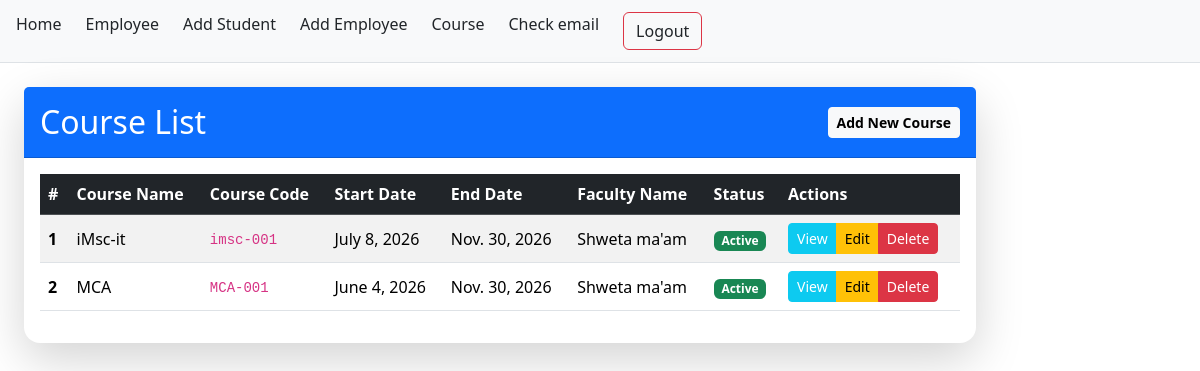
The app's page /course_list, older data.
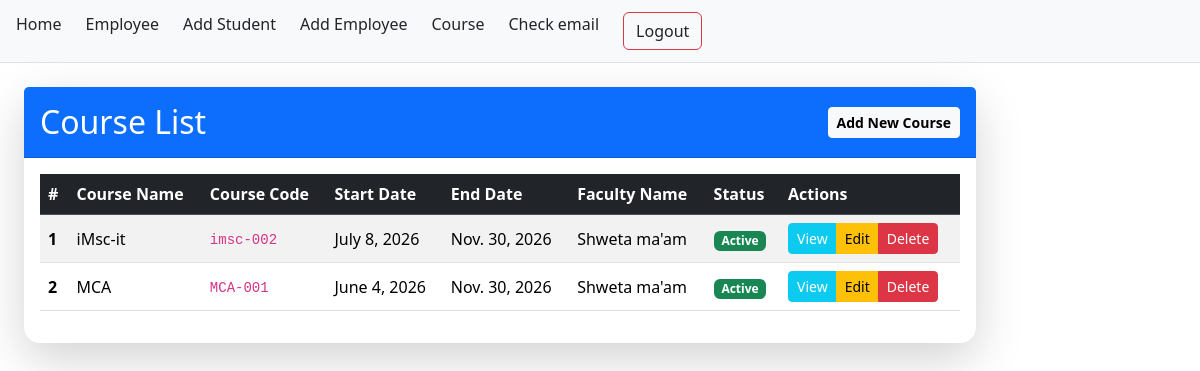
The same page, newer data.
### student/models.py (models this page shows, shortened)
class Course(models.Model):
    c_name=models.CharField(max_length=50)
    c_code=models.CharField(max_length=20,unique=True)
    start_date=models.DateField()
    end_date=models.DateField()
    faculty_name=models.CharField(max_length=50)
    is_active=models.BooleanField(default=True)

### student/views.py (the view)
# urls.py: path('course_list',CourseListView.as_view(),name='course_list'),
class CourseListView(ListView):
    model=Course
    template_name='course_crud/course_list.html'
    context_object_name='courses'
    def get_queryset(self):
        query=self.request.GET.get('q')
        if query:
            return Course.objects.filter(
                course_name_icontains=query
            )
        return Course.objects.all()

### student/templates/course_crud/course_list.html
{% extends 'base.html' %}
{% block content %}
<div class="card shadow-lg border-0 rounded-4">
    <div class="card-header bg-primary text-white d-flex justify-content-between align-items-center py-3">
        <h2 class="mb-0">Course List</h2>
        <a href="{% url 'course_add' %}" class="btn btn-light btn-sm fw-bold">Add New Course</a>
    </div>
    <div class="card-body">
        <table class="table table-striped table-hover align-middle">
            <thead class="table-dark">
                <tr>
                    <th scope="col">#</th>
                    <th scope="col">Course Name</th>
                    <th scope="col">Course Code</th>
                    <th scope="col">Start Date</th>
                    <th scope="col">End Date</th>
                    <th scope="col">Faculty Name</th>
                    <th scope="col">Status</th>
                    <th scope="col">Actions</th>
                </tr>
            </thead>
            <tbody>
                {% for course in courses %}
                <tr>
                    <th scope="row">{{ forloop.counter }}</th>
                    <td>{{ course.c_name }}</td>
                    <td><code>{{ course.c_code }}</code></td>
                    <td>{{ course.start_date }}</td>
                    <td>{{ course.end_date }}</td>
                    <td>{{ course.faculty_name }}</td>
                    <td>
                        {% if course.is_active %}
                            <span class="badge bg-success">Active</span>
                        {% else %}
                            <span class="badge bg-secondary">Inactive</span>
                        {% endif %}
                    </td>
                    <td>
                        <div class="btn-group btn-group-sm" role="group">
                            <a href="{% url 'course_detail' course.pk %}" class="btn btn-info text-white">View</a>
                            <a href="{% url 'course_edit' course.pk %}" class="btn btn-warning">Edit</a>
                            <a href="{% url 'course_delete' course.pk %}" class="btn btn-danger">Delete</a>
                        </div>
                    </td>
                </tr>
                {% empty %}
                <tr>
                    <td colspan="8" class="text-center text-muted">No courses found.</td>
                </tr>
                {% endfor %}
            </tbody>
        </table>
    </div>
</div>
{% endblock %}

Row changes from the older to the newer data that the page shows:
changed Course "iMsc-it": c_code "imsc-001" → "imsc-002"
